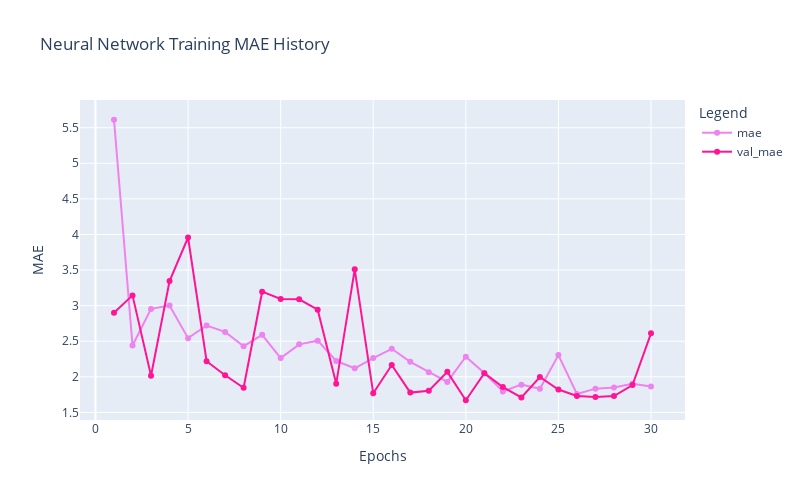

Notebook cell for this chart:
### Code cell
plot_history_mae(history_nn2)

### Figure 1 — Plotly figure (JSON) as saved in the notebook; plotly's stock layout.template omitted (floating-point values rounded to 4 significant figures)
{"data": [{"hovertemplate": "Legend=mae<br>Epochs=%{x}<br>MAE=%{y}<extra></extra>", "legendgroup": "mae", "line": {"color": "violet", "dash": "solid"}, "marker": {"symbol": "circle"}, "mode": "lines+markers", "name": "mae", "orientation": "v", "showlegend": true, "type": "scatter", "x": [1, 2, 3, 4, 5, 6, 7, 8, 9, 10, 11, 12, 13, 14, 15, 16, 17, 18, 19, 20, 21, 22, 23, 24, 25, 26, 27, 28, 29, 30], "xaxis": "x", "y": [5.612, 2.44, 2.954, 3.0, 2.543, 2.721, 2.631, 2.43, 2.59, 2.264, 2.457, 2.508, 2.224, 2.12, 2.263, 2.394, 2.211, 2.066, 1.928, 2.282, 2.053, 1.796, 1.89, 1.832, 2.305, 1.758, 1.834, 1.852, 1.904, 1.865], "yaxis": "y"}, {"hovertemplate": "Legend=val_mae<br>Epochs=%{x}<br>MAE=%{y}<extra></extra>", "legendgroup": "val_mae", "line": {"color": "deeppink", "dash": "solid"}, "marker": {"symbol": "circle"}, "mode": "lines+markers", "name": "val_mae", "orientation": "v", "showlegend": true, "type": "scatter", "x": [1, 2, 3, 4, 5, 6, 7, 8, 9, 10, 11, 12, 13, 14, 15, 16, 17, 18, 19, 20, 21, 22, 23, 24, 25, 26, 27, 28, 29, 30], "xaxis": "x", "y": [2.899, 3.144, 2.015, 3.346, 3.957, 2.219, 2.022, 1.847, 3.196, 3.094, 3.089, 2.942, 1.902, 3.511, 1.768, 2.166, 1.778, 1.805, 2.07, 1.671, 2.051, 1.856, 1.71, 1.998, 1.821, 1.731, 1.715, 1.73, 1.885, 2.611], "yaxis": "y"}], "layout": {"height": 500, "legend": {"title": {"text": "Legend"}, "tracegroupgap": 0}, "title": {"text": "Neural Network Training MAE History"}, "width": 800, "xaxis": {"anchor": "y", "domain": [0, 1], "title": {"text": "Epochs"}}, "yaxis": {"anchor": "x", "domain": [0, 1], "title": {"text": "MAE"}}}}
